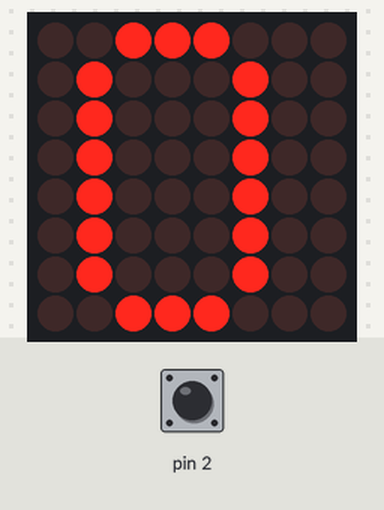
Simulated run of this sketch. Board: Arduino Uno, built with avr-gcc and run on an emulated ATmega328P. On the bench: 8×8 LED matrix. Inputs (shaded band) come from the test bench; at power-on: pin 2 HIGH.

Above: at 1.2 s.
1.3 s: pin 2 driven LOW
At 2.5 s:
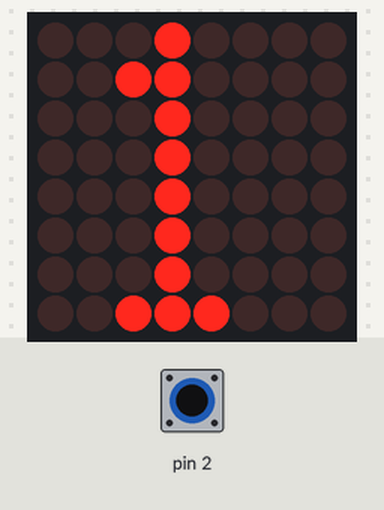
3.0 s: pin 2 pulsed HIGH 5 times (0.12 s each, 0.3 s apart)
At 5.0 s:
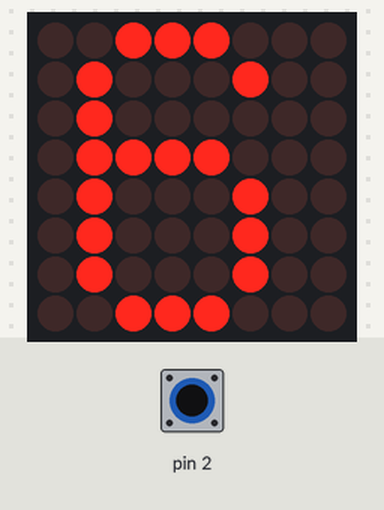
6.0 s: pin 2 pulsed HIGH 2 times (0.12 s each, 0.3 s apart)
At 7.9 s:
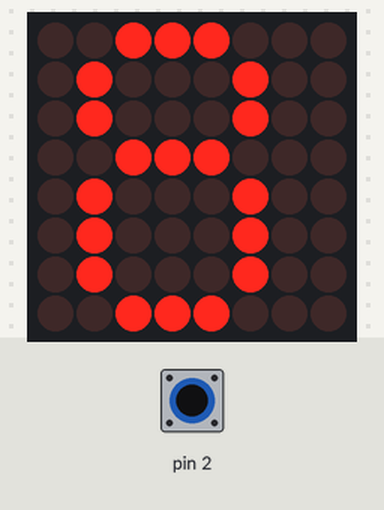
Timing chart, 0 to 9.4 s (numbered marks = the images above; inputs shaded):
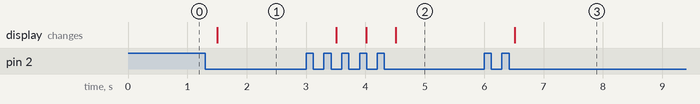

The sketch:

DHT11_botton.ino
```cpp
#include <LedControl.h>                    // LedControl 헥사파일을 선언
LedControl Dote = LedControl(7, 6, 5, 1);  // 모듈핀 위치 설정 ( DIN , CLK , CS , 몇번째 모듈)
byte digits[17][8] =                       // 0~9까지의 숫자를 byte 타입 2차원 배열로 구성
{                                          // 10개의 숫자(digits) , 8 byte의 신호
  {                                        // 숫자 0
    B00111000,                             // 총 64개의 LED에 원하는 모양의 신호를 준다
    B01000100,
    B01000100,
    B01000100,
    B01000100,
    B01000100,
    B01000100,
    B00111000
  },

  {                                                  // 숫자 1
    B00010000,
    B00110000,
    B00010000,
    B00010000,
    B00010000,
    B00010000,
    B00010000,
    B00111000
  },

  {                                                  // 숫자 2
    B00111000,
    B01000100,
    B00000100,
    B00000100,
    B00001000,
    B00010000,
    B00100000,
    B01111100
  },

  {                                                  // 숫자 3
    B00111000,
    B01000100,
    B00000100,
    B00011000,
    B00000100,
    B00000100,
    B01000100,
    B00111000
  },

  {                                                   // 숫자 4
    B00000100,
    B00001100,
    B00010100,
    B00100100,
    B01000100,
    B01111100,
    B00000100,
    B00000100
  },

  {                                                  // 숫자 5
    B01111100,
    B01000000,
    B01000000,
    B01111000,
    B00000100,
    B00000100,
    B01000100,
    B00111000
  },

  {                                                  // 숫자 6
    B00111000,
    B01000100,
    B01000000,
    B01111000,
    B01000100,
    B01000100,
    B01000100,
    B00111000

  },

  {                                                  // 숫자 7
    B01111100,
    B00000100,
    B00000100,
    B00001000,
    B00010000,
    B00100000,
    B00100000,
    B00100000
  },

  {                                                  // 숫자 8
    B00111000,
    B01000100,
    B01000100,
    B00111000,
    B01000100,
    B01000100,
    B01000100,
    B00111000
  },

  {                                                  // 숫자 9
    B00111000,
    B01000100,
    B01000100,
    B01000100,
    B00111100,
    B00000100,
    B01000100,
    B00111000
  },

  {                                                  // A
    B00010000,
    B00101000,
    B01000100,
    B01000100,
    B01111100,
    B01000100,
    B01000100,
    B01000100
  },
  {                                                  // B
    B01111000,
    B01000100,
    B01000100,
    B01111000,
    B01000100,
    B01000100,
    B01000100,
    B01111000
  },
  {                                                  // C
    B00011100,
    B00100000,
    B01000000,
    B01000000,
    B01000000,
    B01000000,
    B00100000,
    B00011100
  },
  {                                                  // D
    B01110000,
    B01001000,
    B01000100,
    B01000100,
    B01000100,
    B01000100,
    B01001000,
    B01110000
  },
  {                                                  // E
    B01111100,
    B01000000,
    B01000000,
    B01111100,
    B01000000,
    B01000000,
    B01000000,
    B01111100
  },
  {                                                  // F
    B01111100,
    B01000000,
    B01000000,
    B01111100,
    B01000000,
    B01000000,
    B01000000,
    B01000000
  },
  {                                                  // 기호
    B00000000,
    B01000100,
    B10101010,
    B10010010,
    B10000010,
    B01000100,
    B00101000,
    B00010000
  }
};

//0~F까지 + 기호
int i = 0, j;
volatile byte state = LOW;
void setup()
{
  Dote.shutdown(0, false);                       // 절전모드로 (첫번째 모듈, 절전모드를 하지 않는다) 설정
  Dote.setIntensity(0, 7);                       // 밝기를 조절 (첫번째 모듈, 1~15까지 원하는 밝기) 설정
  Dote.clearDisplay(0);                          // LED를 초기화 설정 (첫번째 모듈)

  attachInterrupt(0, next, FALLING);
}

void loop()
{

  for (j = 0; j <8; j++) {
      Dote.setRow(0, j, digits[i][j]);
  }
  delay (500);                                   // 0.5초의 딜레이
}

void next()
{
  state != state;
  if (i < 18) i++;
  else if (i = 18) i=0;

}
```

Measured:
- after the input at 1.3 s, the display: changes after 0.21 s (image 1)
- after the input at 3.0 s, the display: first changes after 0.51 s (image 2 shows a later state)
- after the input at 6.0 s, the display: changes after 0.52 s (image 3)
